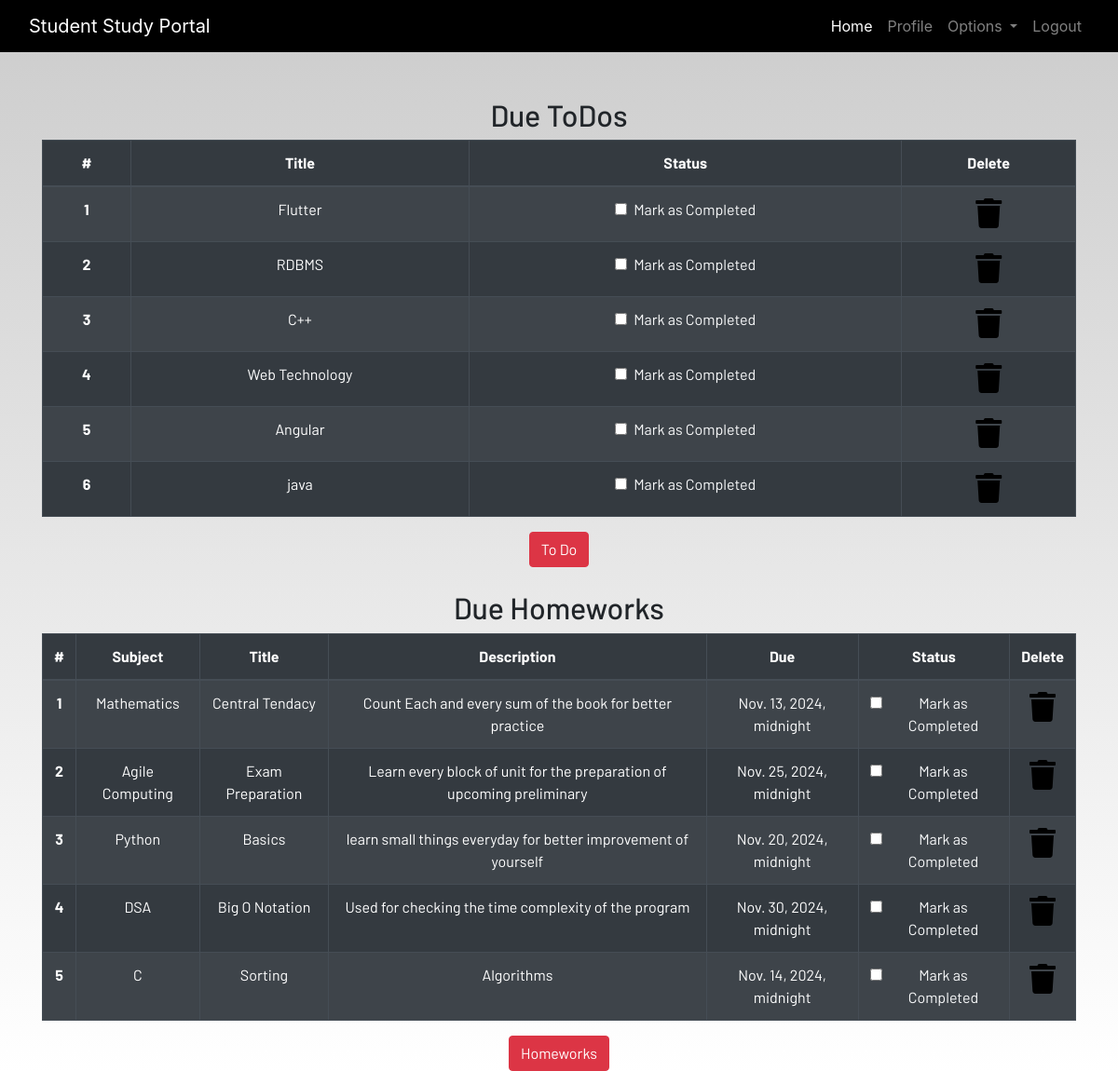
The app's page /profile/ (signed in) with its own data.
### dashboard/models.py (models this page shows, shortened)
class Todo(models.Model):
    user = models.ForeignKey(User,on_delete=models.CASCADE)
    title = models.CharField(max_length=100)
    is_finished = models.BooleanField(default=False)

class Homework(models.Model):
    user = models.ForeignKey(User, on_delete=models.CASCADE)
    subject = models.CharField(max_length=50)
    title = models.CharField(max_length=100)
    description = models.TextField()
    due = models.DateTimeField()
    is_finished = models.BooleanField(default=False)

### dashboard/views.py (the view)
# urls.py: path('profile/',dash_views.profile,name='profile'),
def profile(request):
    homeworks = Homework.objects.filter(is_finished=False,user = request.user)
    todos = Todo.objects.filter(is_finished=False,user = request.user)
    if len(homeworks) == 0:
        homework_done = True
    else:
        homework_done = False
    if len(todos) == 0:
        todos_done = True
    else:
        todos_done = False
    context = {
        'homeworks' : homeworks,
        'todos' : todos,
        'homework_done' : homework_done,
        'todos_done' : todos_done
    }
    return render(request,"dashboard/profile.html",context)

### dashboard/templates/dashboard/profile.html
{% extends 'dashboard/base.html' %} {% load static %}
{% load crispy_forms_tags%}
{% block content %}
<section class="text-center">
    <div class="container">
    {% if not todos_done  %}
        <h2>Due ToDos</h2>
        <table class="table table-striped table-bordered table-hover table-dark">
            <thead>
                <tr>
                    <th scope="col">#</th>
                    <th scope="col">Title</th>
                    <th scope="col">Status</th>
                    <th scope="col">Delete</th>
                </tr>
            </thead>
            <tbody>
                {% for todo in todos %}
                <tr>
                    <th scope="row">{{forloop.counter}}</th>
                    <td>{{todo.title}}</td>
                    <td>
                        <a href="{% url 'update-todo' todo.id %}">
                            <div class="form-check">
                                {% if todo.is_finished == True %}
                                <input class="form-check-input" type="checkbox" value="" checked >
                                {% else %}
                                <input class="form-check-input" type="checkbox" value="">
                                {% endif %}
                                <label class="form-check-label text-light" for="flexCheckDefault">
                                    Mark as Completed
                                </label>
                            </div>
                        </a>
                    </td>
                    <td><a href="{% url 'delete-todo' todo.id %}"><i class="fa fa-trash fa-2x"></i></a></td>
                </tr>
                {% endfor %}
            </tbody>
        </table>
        {% else %}
        <h3>All To dos are completed!!!!</h3>
        {% endif %}
        <a href="{% url 'todo' %}" class="btn btn-danger">To Do</a>
        <br><br>
        {% if not homework_done  %}
        <h2>Due Homeworks</h2>
        <table class="table table-striped table-bordered table-hover table-dark">
            <thead>
                <tr>
                    <th scope="col">#</th>
                    <th scope="col">Subject</th>
                    <th scope="col">Title</th>
                    <th scope="col">Description</th>
                    <th scope="col">Due</th>
                    <th scope="col">Status</th>
                    <th scope="col">Delete</th>
                </tr>
            </thead>
            <tbody>
                {% for homework in homeworks %}
                <tr>
                    <th scope="row">{{forloop.counter}}</th>
                    <td>{{homework.subject}}</td>
                    <td>{{homework.title}}</td>
                    <td>{{homework.description}}</td>
                    <td>{{homework.due}}</td>
                    <td>
                        <a href="{% url 'update-homework' homework.id %}">
                            <div class="form-check">
                                {% if homework.is_finished == True %}
                                <input class="form-check-input" type="checkbox" value="" checked >
                                {% else %}
                                <input class="form-check-input" type="checkbox" value="" >
                                {% endif %}
                                <label class="form-check-label text-light" for="flexCheckDefault">
                                    Mark as Completed
                                </label>
                            </div>
                        </a>
                    </td>
                    <td><a href="{% url 'delete-homework' homework.id %}"><i class="fa fa-trash fa-2x"></i></a></td>
                </tr>
                {% endfor %}
            </tbody>
        </table>
        {% else %}
        <h3>All To homeworks are completed!!!!</h3>
        {% endif %}
        <a href="{% url 'homework' %}" class="btn btn-danger">Homeworks</a>
    </div>
</section>
{% endblock content %}

### static/css/main.css (style rules this page uses)
html { scroll-behavior: smooth; height: 100%; width: 100%; }
a { text-decoration: none !important; color: black; }
html, body { max-width: 100%; overflow-x: hidden; height: 100%; width: 100%; }
body { background: linear-gradient(rgba(0, 0, 0, 0.2), rgba(255, 255, 255, 0.5)); overflow-x: hidden; background-repeat: no-repeat; }
.fa { color: black; }

### records on screen
Todo: title "Flutter"
Todo: title "RDBMS"
Todo: title "C++"
Todo: title "Web Technology"
Todo: title "Angular"
Todo: title "java"
Homework: subject "Mathematics", title "Central Tendacy", description "Count Each and every sum of the book for better practice", due "Nov. 13, 2024, midnight"
Homework: subject "Agile Computing", title "Exam Preparation", description "Learn every block of unit for the preparation of upcoming preliminary", due "Nov. 25, 2024, midnight"
Homework: subject "Python", title "Basics", description "learn small things everyday for better improvement of yourself", due "Nov. 20, 2024, midnight"
Homework: subject "DSA", title "Big O Notation", description "Used for checking the time complexity of the program", due "Nov. 30, 2024, midnight"
Homework: subject "C", title "Sorting", description "Algorithms", due "Nov. 14, 2024, midnight"
